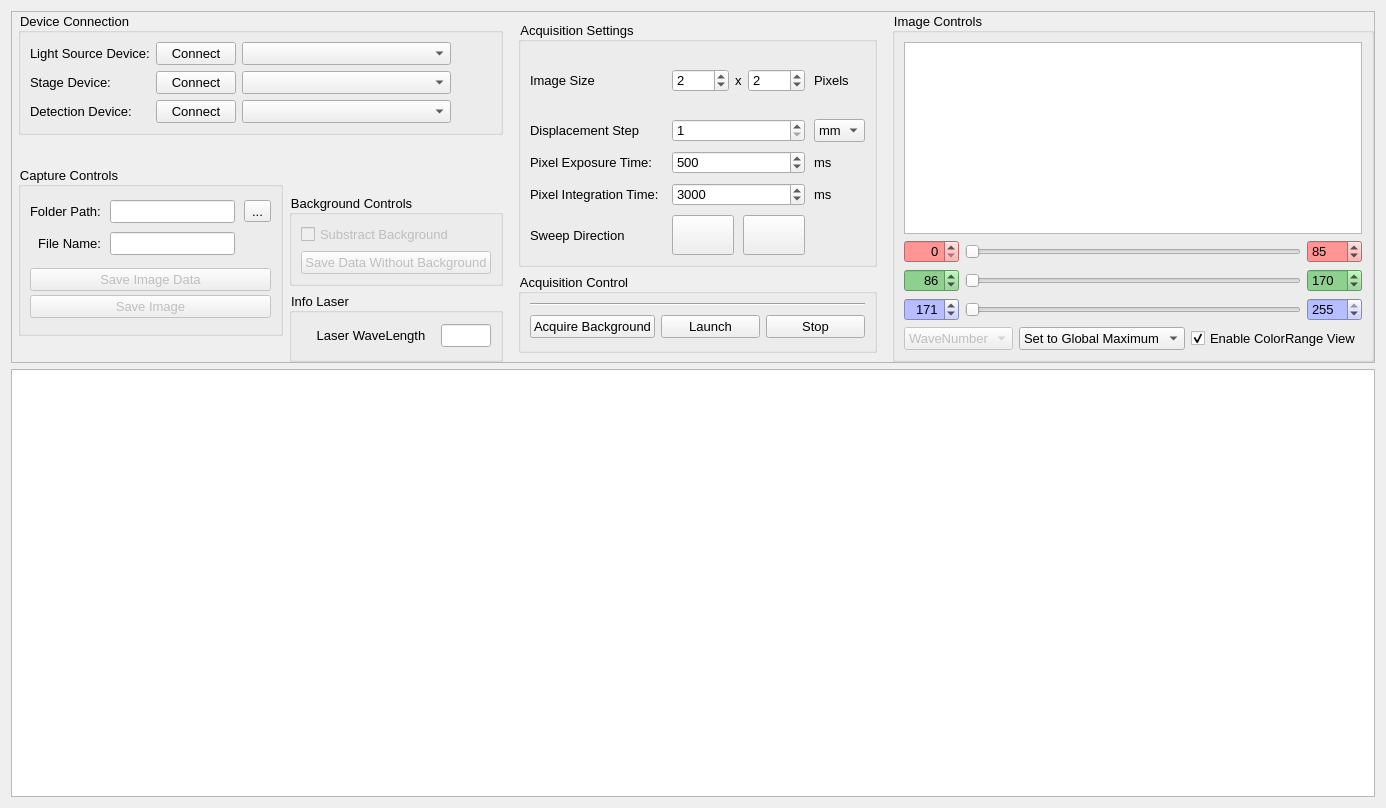
<?xml version="1.0" encoding="UTF-8"?>
<ui version="4.0">
 <class>spectraView</class>
 <widget class="QWidget" name="spectraView">
  <property name="geometry">
   <rect>
    <x>0</x>
    <y>0</y>
    <width>1386</width>
    <height>808</height>
   </rect>
  </property>
  <property name="maximumSize">
   <size>
    <width>1920</width>
    <height>1080</height>
   </size>
  </property>
  <property name="windowTitle">
   <string>Form</string>
  </property>
  <property name="styleSheet">
   <string notr="true">font: 10pt;</string>
  </property>
  <layout class="QGridLayout" name="gridLayout">
   <item row="1" column="0">
    <widget class="QFrame" name="w_controls">
     <property name="frameShape">
      <enum>QFrame::StyledPanel</enum>
     </property>
     <property name="frameShadow">
      <enum>QFrame::Raised</enum>
     </property>
     <layout class="QHBoxLayout" name="horizontalLayout_4">
      <property name="leftMargin">
       <number>0</number>
      </property>
      <property name="topMargin">
       <number>0</number>
      </property>
      <property name="rightMargin">
       <number>0</number>
      </property>
      <property name="bottomMargin">
       <number>0</number>
      </property>
      <item>
       <widget class="QWidget" name="w_device" native="true">
        <property name="sizePolicy">
         <sizepolicy hsizetype="Preferred" vsizetype="Preferred">
          <horstretch>0</horstretch>
          <verstretch>0</verstretch>
         </sizepolicy>
        </property>
        <layout class="QVBoxLayout" name="verticalLayout_4">
         <property name="leftMargin">
          <number>0</number>
         </property>
         <property name="topMargin">
          <number>0</number>
         </property>
         <property name="rightMargin">
          <number>0</number>
         </property>
         <property name="bottomMargin">
          <number>0</number>
         </property>
        </layout>
       </widget>
      </item>
      <item>
       <layout class="QVBoxLayout" name="g_device_capture_background">
        <item>
         <widget class="QGroupBox" name="g_connection">
          <property name="title">
           <string>Device Connection</string>
          </property>
          <layout class="QVBoxLayout" name="verticalLayout_6">
           <item>
            <layout class="QGridLayout" name="g_connection_grid">
             <property name="topMargin">
              <number>0</number>
             </property>
             <item row="1" column="6">
              <spacer name="horizontalSpacer">
               <property name="orientation">
                <enum>Qt::Horizontal</enum>
               </property>
               <property name="sizeHint" stdset="0">
                <size>
                 <width>40</width>
                 <height>20</height>
                </size>
               </property>
              </spacer>
             </item>
             <item row="1" column="1">
              <widget class="QLabel" name="la_stage">
               <property name="text">
                <string>Stage Device: </string>
               </property>
              </widget>
             </item>
             <item row="1" column="3">
              <widget class="QComboBox" name="cmb_selectStage">
               <property name="sizePolicy">
                <sizepolicy hsizetype="Expanding" vsizetype="Fixed">
                 <horstretch>1</horstretch>
                 <verstretch>0</verstretch>
                </sizepolicy>
               </property>
              </widget>
             </item>
             <item row="1" column="2">
              <widget class="QPushButton" name="pb_connectStage">
               <property name="sizePolicy">
                <sizepolicy hsizetype="Expanding" vsizetype="Fixed">
                 <horstretch>0</horstretch>
                 <verstretch>0</verstretch>
                </sizepolicy>
               </property>
               <property name="text">
                <string>Connect</string>
               </property>
              </widget>
             </item>
             <item row="0" column="3">
              <widget class="QComboBox" name="cmb_selectLight">
               <property name="sizePolicy">
                <sizepolicy hsizetype="Expanding" vsizetype="Fixed">
                 <horstretch>1</horstretch>
                 <verstretch>0</verstretch>
                </sizepolicy>
               </property>
              </widget>
             </item>
             <item row="2" column="3">
              <widget class="QComboBox" name="cmb_selectDetection">
               <property name="sizePolicy">
                <sizepolicy hsizetype="Expanding" vsizetype="Fixed">
                 <horstretch>1</horstretch>
                 <verstretch>0</verstretch>
                </sizepolicy>
               </property>
              </widget>
             </item>
             <item row="2" column="2">
              <widget class="QPushButton" name="pb_connectDetection">
               <property name="sizePolicy">
                <sizepolicy hsizetype="Expanding" vsizetype="Fixed">
                 <horstretch>0</horstretch>
                 <verstretch>0</verstretch>
                </sizepolicy>
               </property>
               <property name="text">
                <string>Connect</string>
               </property>
              </widget>
             </item>
             <item row="2" column="1">
              <widget class="QLabel" name="la_detection">
               <property name="text">
                <string>Detection Device:</string>
               </property>
              </widget>
             </item>
             <item row="0" column="1">
              <widget class="QLabel" name="la_light">
               <property name="text">
                <string>Light Source Device:</string>
               </property>
               <property name="alignment">
                <set>Qt::AlignLeading|Qt::AlignLeft|Qt::AlignVCenter</set>
               </property>
              </widget>
             </item>
             <item row="0" column="2">
              <widget class="QPushButton" name="pb_connectLight">
               <property name="sizePolicy">
                <sizepolicy hsizetype="Expanding" vsizetype="Fixed">
                 <horstretch>0</horstretch>
                 <verstretch>0</verstretch>
                </sizepolicy>
               </property>
               <property name="text">
                <string>Connect</string>
               </property>
              </widget>
             </item>
            </layout>
           </item>
          </layout>
         </widget>
        </item>
        <item>
         <layout class="QHBoxLayout" name="g_capture_and_background">
          <item>
           <widget class="QGroupBox" name="g_captureControls">
            <property name="sizePolicy">
             <sizepolicy hsizetype="MinimumExpanding" vsizetype="Preferred">
              <horstretch>1</horstretch>
              <verstretch>0</verstretch>
             </sizepolicy>
            </property>
            <property name="minimumSize">
             <size>
              <width>0</width>
              <height>0</height>
             </size>
            </property>
            <property name="maximumSize">
             <size>
              <width>300</width>
              <height>170</height>
             </size>
            </property>
            <property name="autoFillBackground">
             <bool>false</bool>
            </property>
            <property name="styleSheet">
             <string notr="true">border-color: rgb(0, 0, 0);</string>
            </property>
            <property name="title">
             <string>Capture Controls</string>
            </property>
            <property name="alignment">
             <set>Qt::AlignLeading|Qt::AlignLeft|Qt::AlignTop</set>
            </property>
            <layout class="QVBoxLayout" name="verticalLayout_3">
             <property name="spacing">
              <number>0</number>
             </property>
             <item>
              <layout class="QGridLayout" name="g_path_fileName">
               <property name="leftMargin">
                <number>0</number>
               </property>
               <property name="topMargin">
                <number>0</number>
               </property>
               <property name="bottomMargin">
                <number>9</number>
               </property>
               <property name="spacing">
                <number>9</number>
               </property>
               <item row="1" column="0">
                <widget class="QLabel" name="la_fileName">
                 <property name="sizePolicy">
                  <sizepolicy hsizetype="Preferred" vsizetype="Preferred">
                   <horstretch>0</horstretch>
                   <verstretch>0</verstretch>
                  </sizepolicy>
                 </property>
                 <property name="text">
                  <string>File Name:</string>
                 </property>
                 <property name="alignment">
                  <set>Qt::AlignRight|Qt::AlignTrailing|Qt::AlignVCenter</set>
                 </property>
                </widget>
               </item>
               <item row="0" column="2">
                <widget class="QLineEdit" name="le_folderPath">
                 <property name="enabled">
                  <bool>true</bool>
                 </property>
                 <property name="sizePolicy">
                  <sizepolicy hsizetype="Preferred" vsizetype="Fixed">
                   <horstretch>2</horstretch>
                   <verstretch>0</verstretch>
                  </sizepolicy>
                 </property>
                 <property name="readOnly">
                  <bool>true</bool>
                 </property>
                 <property name="clearButtonEnabled">
                  <bool>false</bool>
                 </property>
                </widget>
               </item>
               <item row="1" column="2">
                <widget class="QLineEdit" name="le_fileName">
                 <property name="sizePolicy">
                  <sizepolicy hsizetype="Preferred" vsizetype="Fixed">
                   <horstretch>2</horstretch>
                   <verstretch>0</verstretch>
                  </sizepolicy>
                 </property>
                 <property name="statusTip">
                  <string>Set the name of the file that will be saved.</string>
                 </property>
                </widget>
               </item>
               <item row="0" column="3">
                <widget class="QToolButton" name="tb_folderPath">
                 <property name="text">
                  <string>...</string>
                 </property>
                </widget>
               </item>
               <item row="0" column="0">
                <widget class="QLabel" name="la_folderPath">
                 <property name="text">
                  <string>Folder Path:</string>
                 </property>
                </widget>
               </item>
              </layout>
             </item>
             <item>
              <widget class="QPushButton" name="pb_saveData">
               <property name="enabled">
                <bool>false</bool>
               </property>
               <property name="sizePolicy">
                <sizepolicy hsizetype="Minimum" vsizetype="Fixed">
                 <horstretch>0</horstretch>
                 <verstretch>0</verstretch>
                </sizepolicy>
               </property>
               <property name="statusTip">
                <string>Saves data as a .csv</string>
               </property>
               <property name="text">
                <string>Save Image Data</string>
               </property>
              </widget>
             </item>
             <item>
              <widget class="QPushButton" name="pb_saveImage">
               <property name="enabled">
                <bool>false</bool>
               </property>
               <property name="text">
                <string>Save Image</string>
               </property>
              </widget>
             </item>
            </layout>
           </widget>
          </item>
          <item>
           <layout class="QVBoxLayout" name="g_background_and_info">
            <item>
             <spacer name="verticalSpacer">
              <property name="orientation">
               <enum>Qt::Vertical</enum>
              </property>
              <property name="sizeHint" stdset="0">
               <size>
                <width>20</width>
                <height>40</height>
               </size>
              </property>
             </spacer>
            </item>
            <item>
             <widget class="QGroupBox" name="g_backgroundControls">
              <property name="layoutDirection">
               <enum>Qt::LeftToRight</enum>
              </property>
              <property name="title">
               <string>Background Controls</string>
              </property>
              <property name="alignment">
               <set>Qt::AlignLeading|Qt::AlignLeft|Qt::AlignVCenter</set>
              </property>
              <layout class="QGridLayout" name="gridLayout_7">
               <item row="1" column="0">
                <layout class="QVBoxLayout" name="g_pb_and_cb_background">
                 <item>
                  <widget class="QCheckBox" name="cb_delete_background">
                   <property name="enabled">
                    <bool>false</bool>
                   </property>
                   <property name="toolTip">
                    <string/>
                   </property>
                   <property name="text">
                    <string>Substract Background</string>
                   </property>
                  </widget>
                 </item>
                 <item>
                  <widget class="QPushButton" name="pb_save_without_background">
                   <property name="enabled">
                    <bool>false</bool>
                   </property>
                   <property name="text">
                    <string>Save Data Without Background</string>
                   </property>
                  </widget>
                 </item>
                </layout>
               </item>
              </layout>
             </widget>
            </item>
            <item>
             <widget class="QGroupBox" name="g_info_laser">
              <property name="minimumSize">
               <size>
                <width>0</width>
                <height>70</height>
               </size>
              </property>
              <property name="title">
               <string>Info Laser</string>
              </property>
              <layout class="QVBoxLayout" name="verticalLayout_9">
               <item>
                <layout class="QHBoxLayout" name="laser_wavelength">
                 <property name="spacing">
                  <number>0</number>
                 </property>
                 <item>
                  <widget class="QLabel" name="l_laser_wavelength">
                   <property name="toolTip">
                    <string>Enter the laser wavelength used in your setup.</string>
                   </property>
                   <property name="text">
                    <string>Laser WaveLength</string>
                   </property>
                   <property name="alignment">
                    <set>Qt::AlignCenter</set>
                   </property>
                  </widget>
                 </item>
                 <item>
                  <widget class="QLineEdit" name="le_laser">
                   <property name="minimumSize">
                    <size>
                     <width>50</width>
                     <height>0</height>
                    </size>
                   </property>
                   <property name="maximumSize">
                    <size>
                     <width>50</width>
                     <height>16777215</height>
                    </size>
                   </property>
                   <property name="toolTip">
                    <string>Enter the laser wavelength used in your setup.</string>
                   </property>
                  </widget>
                 </item>
                </layout>
               </item>
              </layout>
             </widget>
            </item>
           </layout>
          </item>
         </layout>
        </item>
       </layout>
      </item>
      <item>
       <widget class="QWidget" name="w_acquisition_controls_and_settings" native="true">
        <property name="sizePolicy">
         <sizepolicy hsizetype="Preferred" vsizetype="Preferred">
          <horstretch>1</horstretch>
          <verstretch>0</verstretch>
         </sizepolicy>
        </property>
        <property name="maximumSize">
         <size>
          <width>500</width>
          <height>16777215</height>
         </size>
        </property>
        <layout class="QVBoxLayout" name="verticalLayout_5">
         <item>
          <widget class="QGroupBox" name="g_acquisitionSettings">
           <property name="sizePolicy">
            <sizepolicy hsizetype="Minimum" vsizetype="Preferred">
             <horstretch>0</horstretch>
             <verstretch>0</verstretch>
            </sizepolicy>
           </property>
           <property name="autoFillBackground">
            <bool>false</bool>
           </property>
           <property name="styleSheet">
            <string notr="true">border-color: rgb(0, 0, 0);</string>
           </property>
           <property name="title">
            <string>Acquisition Settings</string>
           </property>
           <layout class="QVBoxLayout" name="verticalLayout_2">
            <property name="spacing">
             <number>0</number>
            </property>
            <item>
             <layout class="QGridLayout" name="g_settings" columnstretch="0,0,0">
              <property name="sizeConstraint">
               <enum>QLayout::SetNoConstraint</enum>
              </property>
              <property name="bottomMargin">
               <number>0</number>
              </property>
              <property name="spacing">
               <number>9</number>
              </property>
              <item row="3" column="2">
               <widget class="QLabel" name="la_integ_measure">
                <property name="text">
                 <string>ms</string>
                </property>
               </widget>
              </item>
              <item row="1" column="0">
               <widget class="QLabel" name="la_step">
                <property name="text">
                 <string>Displacement Step</string>
                </property>
               </widget>
              </item>
              <item row="0" column="2">
               <widget class="QLabel" name="la_pixel">
                <property name="text">
                 <string>Pixels</string>
                </property>
               </widget>
              </item>
              <item row="3" column="0">
               <widget class="QLabel" name="la_acqTime_3">
                <property name="text">
                 <string>Pixel Integration Time:</string>
                </property>
               </widget>
              </item>
              <item row="0" column="0">
               <widget class="QLabel" name="la_size">
                <property name="text">
                 <string>Image Size</string>
                </property>
               </widget>
              </item>
              <item row="1" column="2">
               <widget class="QComboBox" name="cmb_magnitude">
                <property name="sizePolicy">
                 <sizepolicy hsizetype="Fixed" vsizetype="Fixed">
                  <horstretch>0</horstretch>
                  <verstretch>0</verstretch>
                 </sizepolicy>
                </property>
                <item>
                 <property name="text">
                  <string>mm</string>
                 </property>
                </item>
                <item>
                 <property name="text">
                  <string>um</string>
                 </property>
                </item>
                <item>
                 <property name="text">
                  <string>nm</string>
                 </property>
                </item>
               </widget>
              </item>
              <item row="1" column="1">
               <widget class="QSpinBox" name="sb_step">
                <property name="minimum">
                 <number>1</number>
                </property>
                <property name="maximum">
                 <number>999</number>
                </property>
                <property name="value">
                 <number>1</number>
                </property>
               </widget>
              </item>
              <item row="2" column="0">
               <widget class="QLabel" name="la_acqTime">
                <property name="text">
                 <string>Pixel Exposure Time:</string>
                </property>
               </widget>
              </item>
              <item row="2" column="1">
               <widget class="QSpinBox" name="sb_exposure">
                <property name="sizePolicy">
                 <sizepolicy hsizetype="Preferred" vsizetype="Fixed">
                  <horstretch>0</horstretch>
                  <verstretch>0</verstretch>
                 </sizepolicy>
                </property>
                <property name="minimumSize">
                 <size>
                  <width>0</width>
                  <height>0</height>
                 </size>
                </property>
                <property name="toolTip">
                 <string>&lt;html&gt;&lt;head/&gt;&lt;body&gt;&lt;p&gt;The exposure time is the uninterrupted time in which the spectrometer aquires data, or counts photons. After the time has passed, the shutter of the spectrometer blinks and the acquisition starts again from zero.&lt;/p&gt;&lt;/body&gt;&lt;/html&gt;</string>
                </property>
                <property name="statusTip">
                 <string>Sets exposure time one the SpectrumDevice.</string>
                </property>
                <property name="minimum">
                 <number>4</number>
                </property>
                <property name="maximum">
                 <number>99999</number>
                </property>
                <property name="singleStep">
                 <number>10</number>
                </property>
                <property name="value">
                 <number>500</number>
                </property>
               </widget>
              </item>
              <item row="0" column="1">
               <widget class="QWidget" name="hlayout_grid" native="true">
                <layout class="QHBoxLayout" name="horizontalLayout_7">
                 <property name="leftMargin">
                  <number>0</number>
                 </property>
                 <property name="topMargin">
                  <number>0</number>
                 </property>
                 <property name="rightMargin">
                  <number>0</number>
                 </property>
                 <property name="bottomMargin">
                  <number>0</number>
                 </property>
                 <item>
                  <widget class="QSpinBox" name="sb_width">
                   <property name="toolTip">
                    <string>Choose the width you want your image to be</string>
                   </property>
                   <property name="minimum">
                    <number>1</number>
                   </property>
                   <property name="maximum">
                    <number>999</number>
                   </property>
                   <property name="value">
                    <number>2</number>
                   </property>
                  </widget>
                 </item>
                 <item>
                  <widget class="QLabel" name="la_x">
                   <property name="sizePolicy">
                    <sizepolicy hsizetype="Fixed" vsizetype="Preferred">
                     <horstretch>0</horstretch>
                     <verstretch>0</verstretch>
                    </sizepolicy>
                   </property>
                   <property name="text">
                    <string>x</string>
                   </property>
                  </widget>
                 </item>
                 <item>
                  <widget class="QSpinBox" name="sb_height">
                   <property name="toolTip">
                    <string>Choose the height you want your image to be</string>
                   </property>
                   <property name="minimum">
                    <number>1</number>
                   </property>
                   <property name="maximum">
                    <number>999</number>
                   </property>
                   <property name="value">
                    <number>2</number>
                   </property>
                  </widget>
                 </item>
                </layout>
               </widget>
              </item>
              <item row="2" column="2">
               <widget class="QLabel" name="la_expo_measure">
                <property name="text">
                 <string>ms</string>
                </property>
               </widget>
              </item>
              <item row="3" column="1">
               <widget class="QSpinBox" name="sb_acqTime">
                <property name="minimumSize">
                 <size>
                  <width>0</width>
                  <height>0</height>
                 </size>
                </property>
                <property name="toolTip">
                 <string>&lt;html&gt;&lt;head/&gt;&lt;body&gt;&lt;p&gt;The integration time is the complete time lapse before your acquisition is done. It can be the same as the exposure time, or a sum of many exposure sequences. It allows you to get a good signal and a high count, without sarurating the spectrometer.&lt;/p&gt;&lt;/body&gt;&lt;/html&gt;</string>
                </property>
                <property name="statusTip">
                 <string>Sets the integration time on the SpectrumDevice.</string>
                </property>
                <property name="minimum">
                 <number>10</number>
                </property>
                <property name="maximum">
                 <number>999999</number>
                </property>
                <property name="singleStep">
                 <number>100</number>
                </property>
                <property name="value">
                 <number>3000</number>
                </property>
               </widget>
              </item>
              <item row="4" column="0">
               <widget class="QLabel" name="la_sweep">
                <property name="text">
                 <string>Sweep Direction</string>
                </property>
               </widget>
              </item>
              <item row="4" column="1">
               <layout class="QHBoxLayout" name="layout_sweep">
                <item>
                 <widget class="QIconButton" name="pb_sweepSame">
                  <property name="minimumSize">
                   <size>
                    <width>40</width>
                    <height>40</height>
                   </size>
                  </property>
                  <property name="text">
                   <string/>
                  </property>
                 </widget>
                </item>
                <item>
                 <widget class="QIconButton" name="pb_sweepAlternate">
                  <property name="minimumSize">
                   <size>
                    <width>40</width>
                    <height>40</height>
                   </size>
                  </property>
                  <property name="text">
                   <string/>
                  </property>
                 </widget>
                </item>
               </layout>
              </item>
             </layout>
            </item>
           </layout>
          </widget>
         </item>
         <item>
          <widget class="QGroupBox" name="g_acquisitionControl">
           <property name="sizePolicy">
            <sizepolicy hsizetype="Minimum" vsizetype="Preferred">
             <horstretch>0</horstretch>
             <verstretch>0</verstretch>
            </sizepolicy>
           </property>
           <property name="maximumSize">
            <size>
             <width>16777215</width>
             <height>80</height>
            </size>
           </property>
           <property name="autoFillBackground">
            <bool>false</bool>
           </property>
           <property name="styleSheet">
            <string notr="true">border-color: rgb(0, 0, 0);</string>
           </property>
           <property name="title">
            <string>Acquisition Control</string>
           </property>
           <layout class="QVBoxLayout" name="verticalLayout">
            <item>
             <widget class="Line" name="line">
              <property name="orientation">
               <enum>Qt::Horizontal</enum>
              </property>
             </widget>
            </item>
            <item>
             <widget class="QWidget" name="w_SpectraControl" native="true">
              <layout class="QHBoxLayout" name="horizontalLayout_6">
               <property name="leftMargin">
                <number>0</number>
               </property>
               <property name="topMargin">
                <number>0</number>
               </property>
               <property name="rightMargin">
                <number>0</number>
               </property>
               <property name="bottomMargin">
                <number>0</number>
               </property>
               <item>
                <layout class="QHBoxLayout" name="lay_main">
                 <item>
                  <widget class="QPushButton" name="pb_background">
                   <property name="minimumSize">
                    <size>
                     <width>120</width>
                     <height>0</height>
                    </size>
                   </property>
                   <property name="maximumSize">
                    <size>
                     <width>16777215</width>
                     <height>16777215</height>
                    </size>
                   </property>
                   <property name="text">
                    <string>Acquire Background</string>
                   </property>
                  </widget>
                 </item>
                 <item>
                  <widget class="QFlashButton" name="pb_liveView">
                   <property name="sizePolicy">
                    <sizepolicy hsizetype="Preferred" vsizetype="Fixed">
                     <horstretch>1</horstretch>
                     <verstretch>0</verstretch>
                    </sizepolicy>
                   </property>
                   <property name="minimumSize">
                    <size>
                     <width>50</width>
                     <height>0</height>
                    </size>
                   </property>
                   <property name="maximumSize">
                    <size>
                     <width>16777215</width>
                     <height>16777215</height>
                    </size>
                   </property>
                   <property name="toolTip">
                    <string extracomment="test1">This button launches the acquisition.</string>
                   </property>
                   <property name="statusTip">
                    <string>Starts data reading from the SpectrumDevice</string>
                   </property>
                   <property name="styleSheet">
                    <string notr="true"/>
                   </property>
                   <property name="text">
                    <string>Launch</string>
                   </property>
                  </widget>
                 </item>
                 <item>
                  <widget class="QPushButton" name="pb_reset">
                   <property name="sizePolicy">
                    <sizepolicy hsizetype="Preferred" vsizetype="Fixed">
                     <horstretch>1</horstretch>
                     <verstretch>0</verstretch>
                    </sizepolicy>
                   </property>
                   <property name="minimumSize">
                    <size>
                     <width>50</width>
                     <height>0</height>
                    </size>
                   </property>
                   <property name="maximumSize">
                    <size>
                     <width>16777215</width>
                     <height>16777215</height>
                    </size>
                   </property>
                   <property name="statusTip">
                    <string>Resets the data and the view to initial parameters.</string>
                   </property>
                   <property name="text">
                    <string>Stop</string>
                   </property>
                  </widget>
                 </item>
                </layout>
               </item>
              </layout>
             </widget>
            </item>
           </layout>
          </widget>
         </item>
        </layout>
       </widget>
      </item>
      <item>
       <widget class="QGroupBox" name="g_image_control">
        <property name="title">
         <string>Image Controls</string>
        </property>
        <layout class="QGridLayout" name="gridLayout_8">
         <item row="0" column="0">
          <widget class="GraphicsLayoutWidget" name="graph_spectre"/>
         </item>
         <item row="1" column="0">
          <layout class="QHBoxLayout" name="hlayout_red_slide">
           <item>
            <widget class="QSpinBox" name="sb_lowRed">
             <property name="minimumSize">
              <size>
               <width>55</width>
               <height>0</height>
              </size>
             </property>
             <property name="maximumSize">
              <size>
               <width>50</width>
               <height>16777215</height>
              </size>
             </property>
             <property name="styleSheet">
              <string notr="true">background-color: rgb(255, 149, 149);</string>
             </property>
             <property name="alignment">
              <set>Qt::AlignRight|Qt::AlignTrailing|Qt::AlignVCenter</set>
             </property>
             <property name="minimum">
              <number>0</number>
             </property>
             <property name="maximum">
              <number>255</number>
             </property>
            </widget>
           </item>
           <item>
            <widget class="QRangeSlider" name="dSlider_red">
             <property name="orientation">
              <enum>Qt::Horizontal</enum>
             </property>
            </widget>
           </item>
           <item>
            <widget class="QSpinBox" name="sb_highRed">
             <property name="minimumSize">
              <size>
               <width>55</width>
               <height>0</height>
              </size>
             </property>
             <property name="maximumSize">
              <size>
               <width>50</width>
               <height>16777215</height>
              </size>
             </property>
             <property name="styleSheet">
              <string notr="true">background-color: rgb(255, 149, 149);</string>
             </property>
             <property name="maximum">
              <number>255</number>
             </property>
             <property name="value">
              <number>85</number>
             </property>
            </widget>
           </item>
          </layout>
         </item>
         <item row="5" column="0">
          <layout class="QHBoxLayout" name="hlayout_color_settings">
           <item>
            <widget class="QComboBox" name="cmb_wave">
             <property name="enabled">
              <bool>false</bool>
             </property>
             <item>
              <property name="text">
               <string>WaveNumber</string>
              </property>
             </item>
             <item>
              <property name="text">
               <string>WaveLength</string>
              </property>
             </item>
            </widget>
           </item>
           <item>
            <widget class="QComboBox" name="cmb_set_maximum">
             <property name="minimumSize">
              <size>
               <width>160</width>
               <height>0</height>
              </size>
             </property>
             <property name="maximumSize">
              <size>
               <width>170</width>
               <height>16777215</height>
              </size>
             </property>
             <item>
              <property name="text">
               <string>Set to Global Maximum</string>
              </property>
             </item>
             <item>
              <property name="text">
               <string>Set to Local Maximum</string>
              </property>
             </item>
            </widget>
           </item>
           <item>
            <widget class="QCheckBox" name="cb_colorRangeView">
             <property name="text">
              <string>Enable ColorRange View</string>
             </property>
             <property name="checked">
              <bool>true</bool>
             </property>
            </widget>
           </item>
          </layout>
         </item>
         <item row="3" column="0">
          <layout class="QHBoxLayout" name="hlayout_green_slide">
           <item>
            <widget class="QSpinBox" name="sb_lowGreen">
             <property name="minimumSize">
              <size>
               <width>55</width>
               <height>0</height>
              </size>
             </property>
             <property name="maximumSize">
              <size>
               <width>50</width>
               <height>16777215</height>
              </size>
             </property>
             <property name="styleSheet">
              <string notr="true">background-color: rgb(143, 208, 142);</string>
             </property>
             <property name="alignment">
              <set>Qt::AlignRight|Qt::AlignTrailing|Qt::AlignVCenter</set>
             </property>
             <property name="maximum">
              <number>255</number>
             </property>
             <property name="value">
              <number>86</number>
             </property>
            </widget>
           </item>
           <item>
            <widget class="QRangeSlider" name="dSlider_green">
             <property name="styleSheet">
              <string notr="true"/>
             </property>
             <property name="orientation">
              <enum>Qt::Horizontal</enum>
             </property>
            </widget>
           </item>
           <item>
            <widget class="QSpinBox" name="sb_highGreen">
             <property name="enabled">
              <bool>true</bool>
             </property>
             <property name="minimumSize">
              <size>
               <width>55</width>
               <height>0</height>
              </size>
             </property>
             <property name="maximumSize">
              <size>
               <width>50</width>
               <height>16777215</height>
              </size>
             </property>
             <property name="styleSheet">
              <string notr="true">background-color: rgb(143, 208, 142);</string>
             </property>
             <property name="maximum">
              <number>255</number>
             </property>
             <property name="value">
              <number>170</number>
             </property>
            </widget>
           </item>
          </layout>
         </item>
         <item row="4" column="0">
          <layout class="QHBoxLayout" name="hlayout_blue_slide">
           <item>
            <widget class="QSpinBox" name="sb_lowBlue">
             <property name="minimumSize">
              <size>
               <width>55</width>
               <height>0</height>
              </size>
             </property>
             <property name="maximumSize">
              <size>
               <width>50</width>
               <height>16777215</height>
              </size>
             </property>
             <property name="styleSheet">
              <string notr="true">background-color: rgb(183, 190, 255);</string>
             </property>
             <property name="alignment">
              <set>Qt::AlignRight|Qt::AlignTrailing|Qt::AlignVCenter</set>
             </property>
             <property name="maximum">
              <number>255</number>
             </property>
             <property name="value">
              <number>171</number>
             </property>
            </widget>
           </item>
           <item>
            <widget class="QRangeSlider" name="dSlider_blue">
             <property name="orientation">
              <enum>Qt::Horizontal</enum>
             </property>
            </widget>
           </item>
           <item>
            <widget class="QSpinBox" name="sb_highBlue">
             <property name="minimumSize">
              <size>
               <width>55</width>
               <height>0</height>
              </size>
             </property>
             <property name="maximumSize">
              <size>
               <width>50</width>
               <height>16777215</height>
              </size>
             </property>
             <property name="styleSheet">
              <string notr="true">background-color: rgb(183, 190, 255);</string>
             </property>
             <property name="maximum">
              <number>255</number>
             </property>
             <property name="value">
              <number>255</number>
             </property>
            </widget>
           </item>
          </layout>
         </item>
        </layout>
       </widget>
      </item>
     </layout>
    </widget>
   </item>
   <item row="2" column="0">
    <widget class="GraphicsLayoutWidget" name="graph_rgb">
     <property name="sizePolicy">
      <sizepolicy hsizetype="Expanding" vsizetype="Expanding">
       <horstretch>0</horstretch>
       <verstretch>1</verstretch>
      </sizepolicy>
     </property>
     <property name="minimumSize">
      <size>
       <width>0</width>
       <height>400</height>
      </size>
     </property>
     <property name="toolTipDuration">
      <number>-1</number>
     </property>
    </widget>
   </item>
  </layout>
 </widget>
 <customwidgets>
  <customwidget>
   <class>GraphicsLayoutWidget</class>
   <extends>QGraphicsView</extends>
   <header>pyqtgraph.h</header>
   <container>1</container>
  </customwidget>
  <customwidget>
   <class>QFlashButton</class>
   <extends>QPushButton</extends>
   <header>/gui/widgets/QFlashButton.h</header>
  </customwidget>
  <customwidget>
   <class>QIconButton</class>
   <extends>QPushButton</extends>
   <header location="global">/gui/widgets/QIconButton.h</header>
  </customwidget>
  <customwidget>
   <class>QRangeSlider</class>
   <extends>QSlider</extends>
   <header>/gui/widgets/QRangeSlider.h</header>
  </customwidget>
 </customwidgets>
 <resources/>
 <connections/>
</ui>
